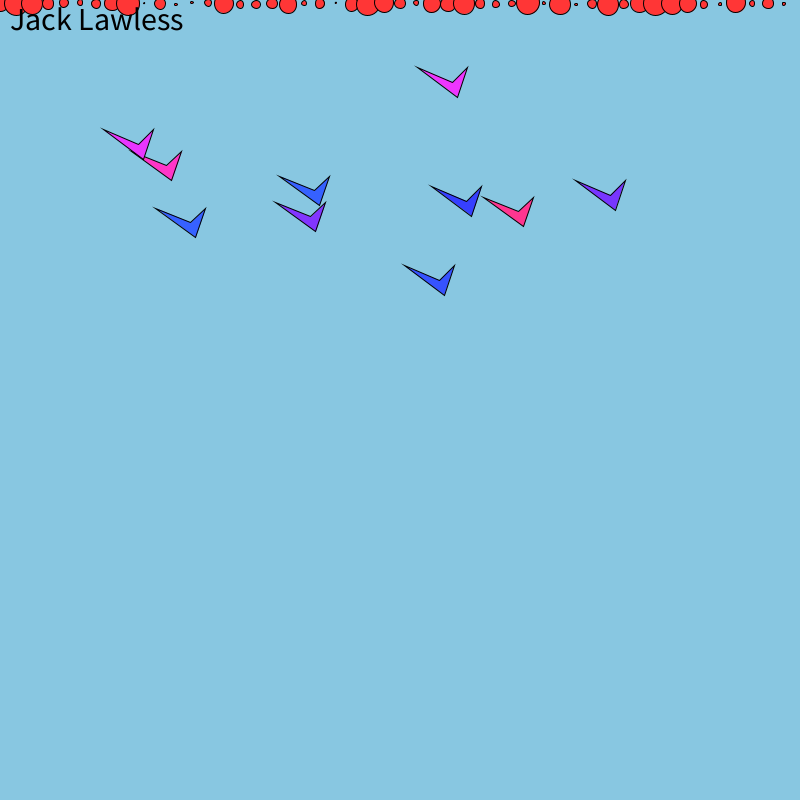
Frame 1 (no input)
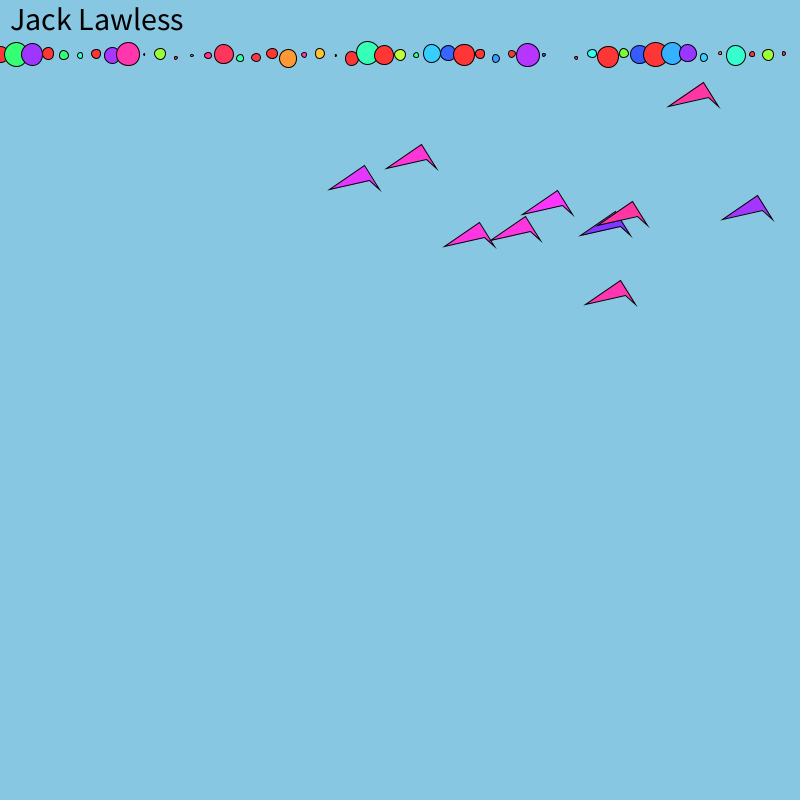
Frame 60 (the mouse pressed at the canvas centre just before this capture)
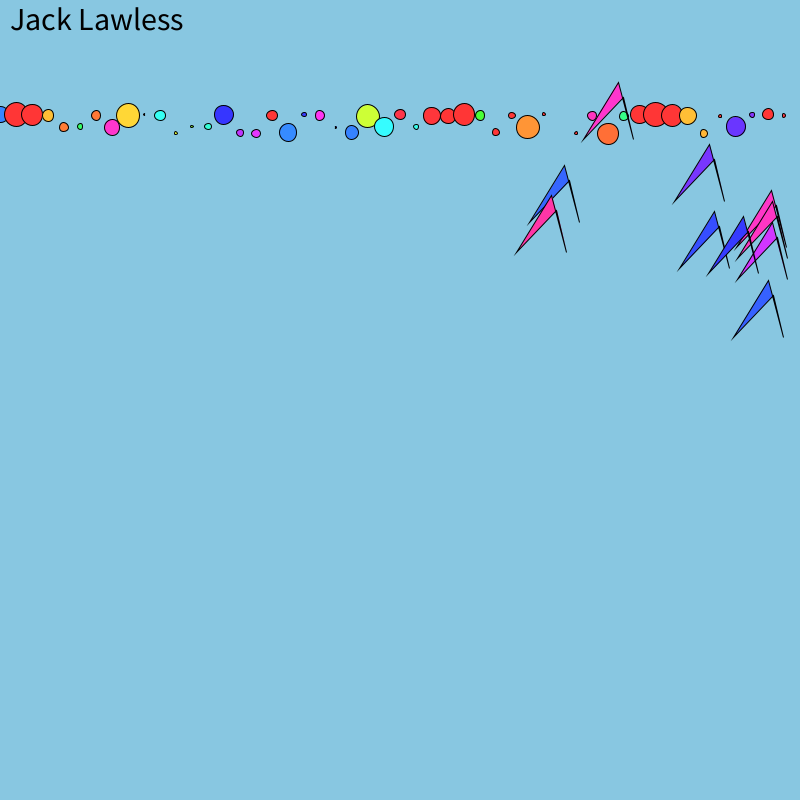
Frame 120 (the mouse held since frame 60 and released just before this capture)

The Processing sketch that drew these frames (run headless with seeded random() and noise(); from frame 60 on, the mouse is pressed at the canvas centre):

// Processing sketch: Lawless_HW3
// ── Lawless_HW3.pde

Sparkle[] sparks = new Sparkle[50];
Bird[] bird = new Bird[10];

float grav = 1.8;
float w;
float velocity;
int hue;
void setup()
{ 
  size(800,800);

  w = width/sparks.length;
  for(int i=0; i<sparks.length; i++)
  {
    sparks[i] = new Sparkle(i*w,0,(float)random(1,25),(float)random(1,3));
  }
  for(int i=0; i<bird.length;i++)
  {
    bird[i] = new Bird(random(1, width-1), random(0, height/3), random(1,5));
  }
}

void draw()
{
  colorMode(HSB);
  background(140, 100, 225);
  for(int i=0; i<sparks.length; i++)
  {
    sparks[i].update();
    sparks[i].display();
    //float r  = map(sparks[i], 0,1,100,width);
  }
  for(int i=0; i<bird.length;i++)
  {
    bird[i].update();
    bird[i].display(floor(random(160, 240)));
  }
  textSize(32);
   fill(0);
  text("Jack Lawless", 10, 30);

}

// ── Bird.pde
class Bird
{
  float x1;
  float x2;
  float x3;
  float y1;
  float y2;
  float y3;
  float x4;
  float y4;
  float flap;
  float speed;
  float hue;


  public Bird(float xcpoint, float ycpoint, float vel)
  {
    x1 = xcpoint+10;
    y1 = ycpoint+10;
    x2 = xcpoint+50;
    y2 = ycpoint+40;
    x3 = xcpoint+60;
    y3 = ycpoint+10;
    x4 = xcpoint+45;
    y4 = ycpoint+25;
    speed=vel;
  }
  void update()
  {
    if(y1<y2+5){
    flap +=0.5;
    }else 
    {
      flap-=0.5;
     
    }
    y1+=flap;
    y3+=flap;
    
    
    if(x3>width||x3<0){
      speed*=-1;
    }

    x1+=speed;
    x2+=speed;
    x3+=speed;
    x4+=speed;
  }
  void display(int h)  
  {
    colorMode(HSB);
    fill(h, 200, 300);
    beginShape();
    vertex(x1, y1);
    vertex(x2, y2);
    vertex(x3, y3);
    vertex(x4, y4);
    endShape(CLOSE);
  }
}

// ── Sparkle.pde
class Sparkle {

  private float x;
  private float y;
  private float diameter;
  private float vel;
  private int hue;
  

  public Sparkle(float x, float y, float diameter, float vel)
  {
    this.x = x;
    this.y = y;
    this.diameter = diameter;
    this.vel = vel;
  }

  void update()
  {
    vel = vel + grav;
    y+=vel;
    
    if(y>height||y<0)
    {
      vel*=-1;
    }
    if(vel<0)
    {
      hue = (int)random(0,360);
    }
    
  }

  
  void display()
  {
    fill(hue, 200, 300);
    circle(x, y, diameter);
  }
 

}
